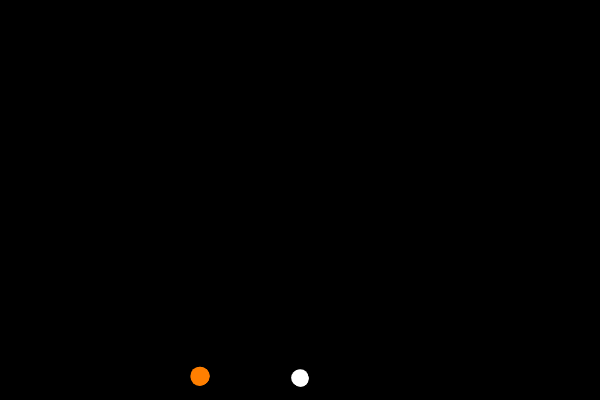
Frame 1 (no input)
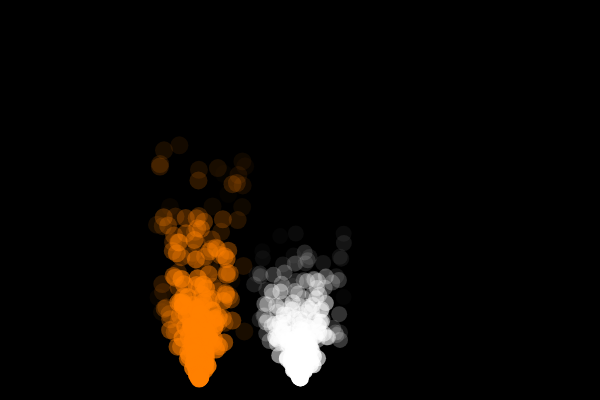
Frame 60 (no input)
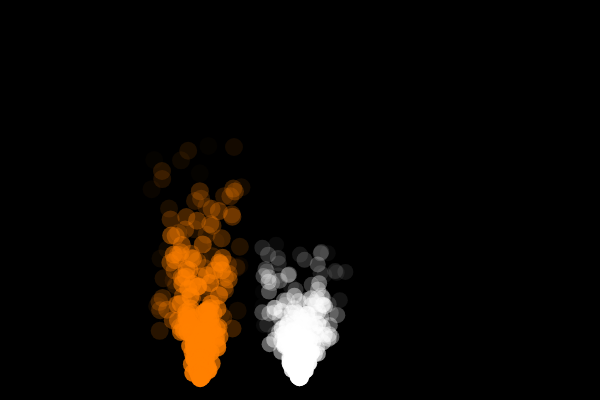
Frame 120 (the mouse pressed at the canvas centre since frame 60)

The p5.js sketch that drew these frames (run headless with seeded random() and noise() and a simulated clock; from frame 60 on, the mouse is pressed at the canvas centre):

// p5.js sketch
// ── sketch.js
//watching tutorial and commenting what I'm learning and how to control
// https://thecodingtrain.com/challenges/78-simple-particle-system


let particles = [];
let fire = [];

function setup() {
  createCanvas(600, 400);
  //let f = new Fire();
  //fire.push(f);
}

function draw() {
  background(0);
  
  
  for (let i=0; i <5; i++) {
    
    let f = new Fire ();
    fire.push(f);
    
  }
  //Fill Fire Array
  for (let i = 0; i < fire.length; i++){
    fire[i].update();
    fire[i].show();
  }
  
  //fill smoke array
  //can generate more particles at once by adjusting the i< 
  for (let i=0; i <5; i++) {
    
    let p = new Particle ();
    particles.push(p);
    
  }
  
  //for (let i = 0; i <particles.length; i++){
  //particles.length-1 starts from the end of the array when deleting particles at the end of their lifespace so they aren't skipped when the array shifts
  for (let i = particles.length-1; i >= 0; i--){
    particles[i].update();
    particles[i].show();
    if (particles[i].finished()){
      //remove this particle
      //splice function removes an element from the array at position i from just that one element
      particles.splice(i,1);
    }
  }

}

class Fire {
  constructor(){
    this.fx = 200;
    this.fy = 380;
    this.fvx = random (-1,1);
    this.fvy = random(-5,-1);
    this.alpha = 255;
    
  }
  
    
  finished(){
    //this function returns true or false
    return this.alpha < 0;
  }

    update(){
    this.fx += this.fvx;
    this.fy += this.fvy;
    //controls fade over time
    this.alpha -= 5;
  }
  
  show(){
    noStroke();
    fill(255,128,0,this.alpha)
    ellipse(this.fx, this.fy, 18);
  }
}
class Particle {
  
  
  constructor(){
    //particles start at the bottom
    this.x = 300;
    this.y = 380;
    //change this to make particles go random left and right
    this.vx = random(-1,1);
    //change this in the negative to make the particles go up randomly
    this.vy = random(-3,-1);
    this.alpha = 255;
    
  }
  
  finished(){
    //this function returns true or false
    return this.alpha < 0;
  }
  
  //moves the particles x and y with the random from vx and vy
  update(){
    this.x += this.vx;
    this.y += this.vy;
    //controls fade over time
    this.alpha -= 5;
  }
  
  //controls what the particle looks like
  show () {
    noStroke();
    //stroke(255);
    fill (255,this.alpha);
    ellipse(this.x, this.y, 16);
  }
}
